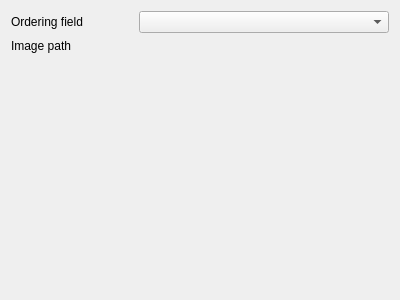
<?xml version="1.0" encoding="UTF-8"?>
<ui version="4.0">
 <class>OrderedRelationEditorConfigWidgetBase</class>
 <widget class="QWidget" name="OrderedRelationEditorConfigWidgetBase">
  <property name="geometry">
   <rect>
    <x>0</x>
    <y>0</y>
    <width>400</width>
    <height>300</height>
   </rect>
  </property>
  <property name="windowTitle">
   <string>Form</string>
  </property>
  <layout class="QGridLayout" name="gridLayout">
   <item row="0" column="0">
    <widget class="QLabel" name="label">
     <property name="text">
      <string>Ordering field</string>
     </property>
    </widget>
   </item>
   <item row="0" column="1" colspan="2">
    <widget class="QgsFieldComboBox" name="mOrderingFieldComboBox"/>
   </item>
   <item row="1" column="0" colspan="2">
    <widget class="QLabel" name="label_2">
     <property name="text">
      <string>Image path</string>
     </property>
    </widget>
   </item>
   <item row="1" column="2">
    <widget class="QgsFieldExpressionWidget" name="mImagePathExpressionWidget"/>
   </item>
   <item row="2" column="2">
    <spacer name="verticalSpacer">
     <property name="orientation">
      <enum>Qt::Vertical</enum>
     </property>
     <property name="sizeHint" stdset="0">
      <size>
       <width>20</width>
       <height>40</height>
      </size>
     </property>
    </spacer>
   </item>
  </layout>
 </widget>
 <customwidgets>
  <customwidget>
   <class>QgsFieldComboBox</class>
   <extends>QComboBox</extends>
   <header>qgsfieldcombobox.h</header>
  </customwidget>
  <customwidget>
   <class>QgsFieldExpressionWidget</class>
   <extends>QWidget</extends>
   <header>qgsfieldexpressionwidget.h</header>
  </customwidget>
 </customwidgets>
 <resources/>
 <connections/>
</ui>
